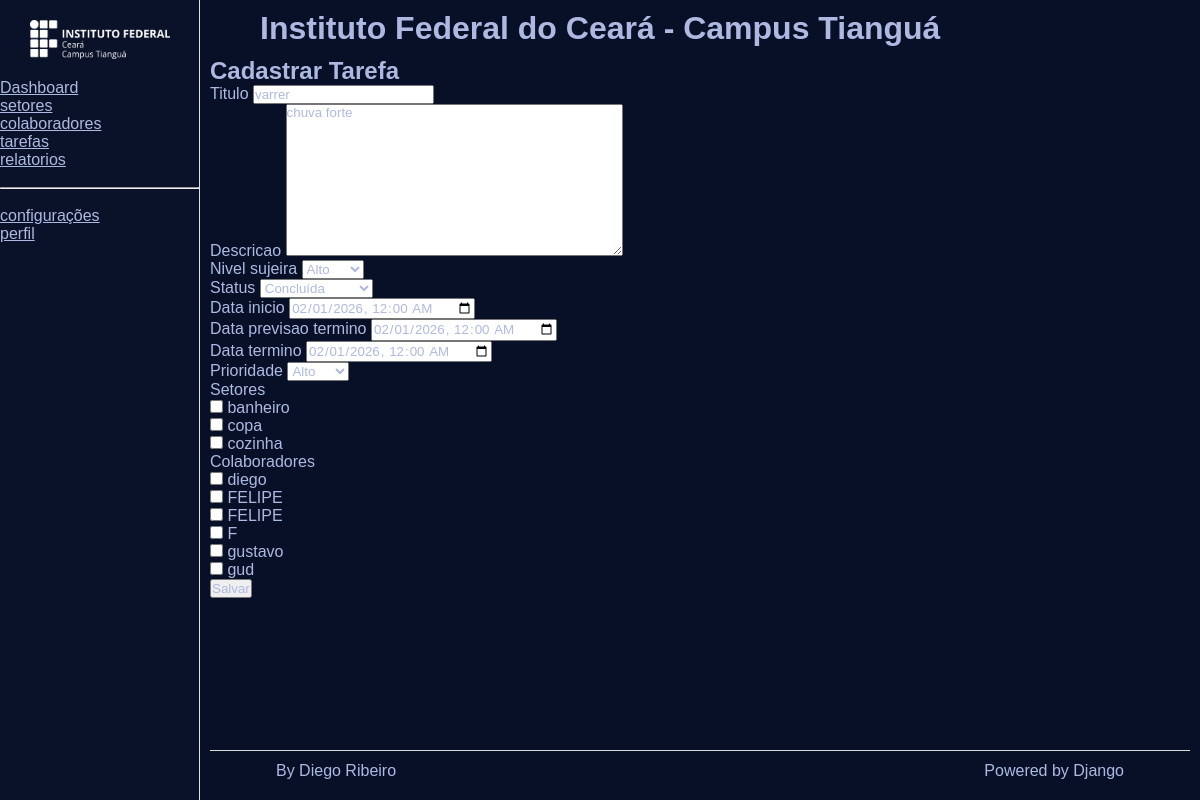
/tarefas/bf88f63a981c400b917ed2b65dece866/editar/ (signed in), run on the app's committed database.
### management/models.py (models this page shows, shortened)
class Tarefa(models.Model):
    SUJEIRA_CHOICES = [
        ('baixo', 'Baixo'),
        ('medio', 'Médio'),
        ('alto', 'Alto'),
    ]
    STATUS_CHOICES = [
        ('pendente', 'Pendente'),
        ('em_andamento', 'Em andamento'),
        ('concluida', 'Concluída'),
        ('cancelada', 'Cancelada'),
    ]
    PRIORIDADE_CHOICES = [
        ('baixo', 'Baixo'),
        ('medio', 'Médio'),
        ('alto', 'Alto'),
    ]
    id = models.CharField(
        max_length=32,
        primary_key=True,
        default=generate_uuid,
        editable=False
    )
    titulo = models.CharField(max_length=150)
    descricao = models.TextField(blank=True, null=True)
    nivel_sujeira = models.CharField(max_length=10, choices=SUJEIRA_CHOICES)
    status = models.CharField(max_length=20, choices=STATUS_CHOICES, default='pendente')
    data_inicio = models.DateTimeField()
    data_previsao_termino = models.DateTimeField()
    data_termino = models.DateTimeField(blank=True, null=True)
    prioridade = models.CharField(max_length=10, choices=PRIORIDADE_CHOICES)
    colaboradores = models.ManyToManyField(
        Colaborador,
        through="TarefaColaborador",
        related_name="tarefas"
    )
    setores = models.ManyToManyField(
        Setor,
        through="TarefaSetor",
        related_name="tarefas"
    )

### management/views.py (the view)
# urls.py: path('tarefas/<str:id>/editar/', tarefa_edit, name='tarefa_edit'),
@permission_required('management.change_tarefas', raise_exception=True)
def tarefa_edit(request, id):
    tarefa = get_object_or_404(Tarefa, id=id)
    if request.method == 'POST':
        form = TarefaForm(request.POST, request.FILES, instance=tarefa)
        if form.is_valid():
            form.save()
            messages.success(request, 'tarefa atualizada com sucesso!')
            return redirect('management:tasks')
    else:
        form = TarefaForm(instance=tarefa)
    return render(request, 'managements/tasks/pages/form.html', {
        'form': form,
        'tarefa': tarefa
    })

### management/models.py (called while the page is built)
    def __str__(self):
        return self.nome

    def __str__(self):
        return self.nome

### management/templates/managements/tasks/pages/form.html (shortened to what this page needs)
{% include 'managements/tasks/partials/head.html' %}
    <body>
        {% include 'global/partials/sidebar.html' %}
        <div class="content">
            {% include 'global/partials/header.html' %}
            <div class="table-wrapper">
                <h2>
                    {% if setor %}
                        Editar Tarefa
                    {% else %}
                        Cadastrar Tarefa
                    {% endif %}
                </h2>
                <form method="POST" enctype="multipart/form-data">
                    {% for field in form %}
                        <div>
                            <label>{{ field.label }}</label>
                            {{ field }}
                        </div>
                    {% endfor %}
                    <button type="submit">Salvar</button>
                </form>
            </div>
                {% include 'global/partials/footer.html' %}
        </div>
    </body>
</html>

### authors/templates/global/partials/head.html (style rules this page uses)
* { margin: 0; padding: 0; box-sizing: border-box; font-family: 'Mona Sans', sans-serif; color: #AEB9E1; }
body { display: grid; grid-template-columns: 200px 1fr; height: 100vh; background-color: #081028; }
.content { grid-column: 2; display: grid; grid-template-rows: auto 1fr auto; gap: 10px; padding: 10px; align-items: start; }

### data on the page
Tarefa: form "varrer" "chuva forte" "Alto" "Concluída" "02/01/2026 00:00" "02/01/2026 00:00" "02/01/2026 00:00" "Alto"

### other printed values
{{ field.label }} "Titulo" "Descricao" "Nivel sujeira" "Status" "Data inicio" "Data previsao termino" "Data termino" "Prioridade" "Setores" "Colaboradores"
